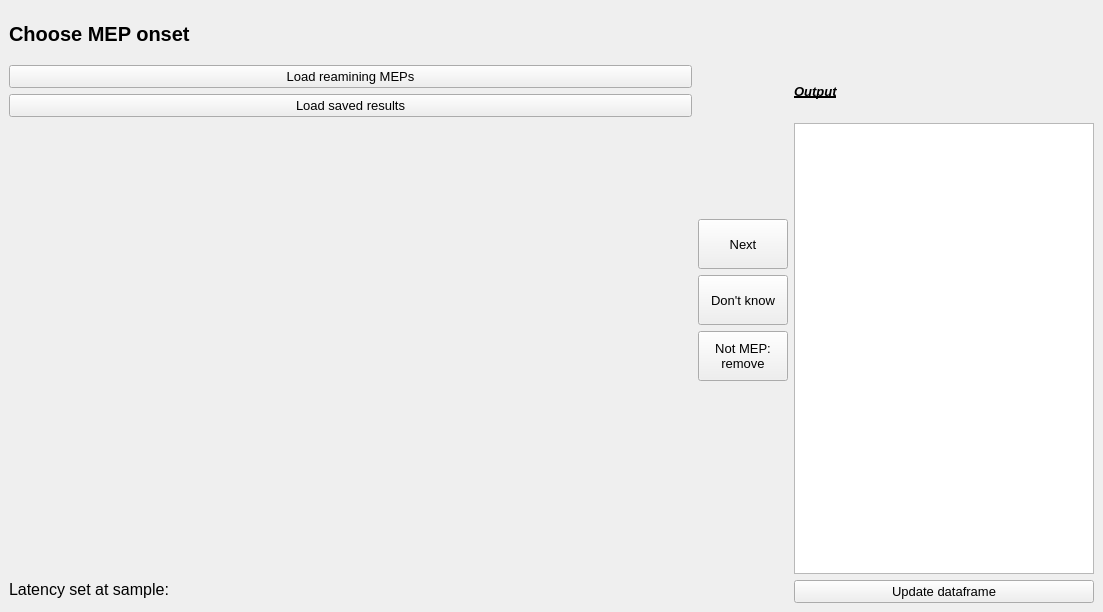
<?xml version="1.0" encoding="UTF-8"?>
<ui version="4.0">
 <class>MainWindow</class>
 <widget class="QMainWindow" name="MainWindow">
  <property name="geometry">
   <rect>
    <x>0</x>
    <y>0</y>
    <width>1103</width>
    <height>612</height>
   </rect>
  </property>
  <property name="windowTitle">
   <string>MainWindow</string>
  </property>
  <widget class="QWidget" name="centralwidget">
   <layout class="QGridLayout" name="gridLayout">
    <item row="9" column="2">
     <widget class="QPushButton" name="button_save_df">
      <property name="font">
       <font>
        <pointsize>10</pointsize>
       </font>
      </property>
      <property name="text">
       <string>Update dataframe</string>
      </property>
     </widget>
    </item>
    <item row="9" column="0">
     <layout class="QFormLayout" name="formLayout">
      <item row="0" column="0">
       <widget class="QLabel" name="label_3">
        <property name="font">
         <font>
          <pointsize>12</pointsize>
         </font>
        </property>
        <property name="text">
         <string>Latency set at sample:</string>
        </property>
       </widget>
      </item>
      <item row="0" column="1">
       <widget class="QLabel" name="label_lat">
        <property name="font">
         <font>
          <pointsize>12</pointsize>
         </font>
        </property>
        <property name="text">
         <string/>
        </property>
       </widget>
      </item>
     </layout>
    </item>
    <item row="3" column="2" rowspan="6">
     <widget class="QTextEdit" name="textEdit">
      <property name="minimumSize">
       <size>
        <width>100</width>
        <height>0</height>
       </size>
      </property>
      <property name="maximumSize">
       <size>
        <width>300</width>
        <height>16777215</height>
       </size>
      </property>
     </widget>
    </item>
    <item row="2" column="0">
     <layout class="QHBoxLayout" name="horizontalLayout">
      <item>
       <layout class="QVBoxLayout" name="verticalLayout">
        <item>
         <widget class="QPushButton" name="button_load_meps">
          <property name="font">
           <font>
            <pointsize>10</pointsize>
           </font>
          </property>
          <property name="text">
           <string>Load reamining MEPs</string>
          </property>
         </widget>
        </item>
        <item>
         <widget class="QPushButton" name="button_load_df_res">
          <property name="font">
           <font>
            <pointsize>10</pointsize>
           </font>
          </property>
          <property name="text">
           <string>Load saved results</string>
          </property>
         </widget>
        </item>
       </layout>
      </item>
     </layout>
    </item>
    <item row="2" column="2">
     <widget class="QLabel" name="label_2">
      <property name="font">
       <font>
        <pointsize>10</pointsize>
        <weight>75</weight>
        <italic>true</italic>
        <bold>true</bold>
        <underline>true</underline>
       </font>
      </property>
      <property name="text">
       <string>Output</string>
      </property>
     </widget>
    </item>
    <item row="1" column="0">
     <widget class="QLabel" name="label">
      <property name="maximumSize">
       <size>
        <width>16777215</width>
        <height>50</height>
       </size>
      </property>
      <property name="font">
       <font>
        <pointsize>15</pointsize>
        <weight>75</weight>
        <bold>true</bold>
       </font>
      </property>
      <property name="text">
       <string>Choose MEP onset</string>
      </property>
     </widget>
    </item>
    <item row="6" column="1">
     <widget class="QPushButton" name="button_remove">
      <property name="maximumSize">
       <size>
        <width>90</width>
        <height>50</height>
       </size>
      </property>
      <property name="font">
       <font>
        <pointsize>10</pointsize>
       </font>
      </property>
      <property name="text">
       <string>Not MEP: 
remove</string>
      </property>
     </widget>
    </item>
    <item row="4" column="1">
     <widget class="QPushButton" name="button_save">
      <property name="maximumSize">
       <size>
        <width>90</width>
        <height>50</height>
       </size>
      </property>
      <property name="font">
       <font>
        <pointsize>10</pointsize>
       </font>
      </property>
      <property name="text">
       <string>Next</string>
      </property>
     </widget>
    </item>
    <item row="5" column="1">
     <widget class="QPushButton" name="button_next">
      <property name="maximumSize">
       <size>
        <width>90</width>
        <height>50</height>
       </size>
      </property>
      <property name="font">
       <font>
        <pointsize>10</pointsize>
       </font>
      </property>
      <property name="text">
       <string>Don't know</string>
      </property>
     </widget>
    </item>
    <item row="4" column="0" rowspan="5">
     <widget class="GraphicsLayoutWidget" name="graphWidget" native="true">
      <property name="minimumSize">
       <size>
        <width>600</width>
        <height>300</height>
       </size>
      </property>
     </widget>
    </item>
   </layout>
  </widget>
 </widget>
 <customwidgets>
  <customwidget>
   <class>GraphicsLayoutWidget</class>
   <extends>QWidget</extends>
   <header>pyqtgraph</header>
   <container>1</container>
  </customwidget>
 </customwidgets>
 <resources/>
 <connections/>
</ui>
